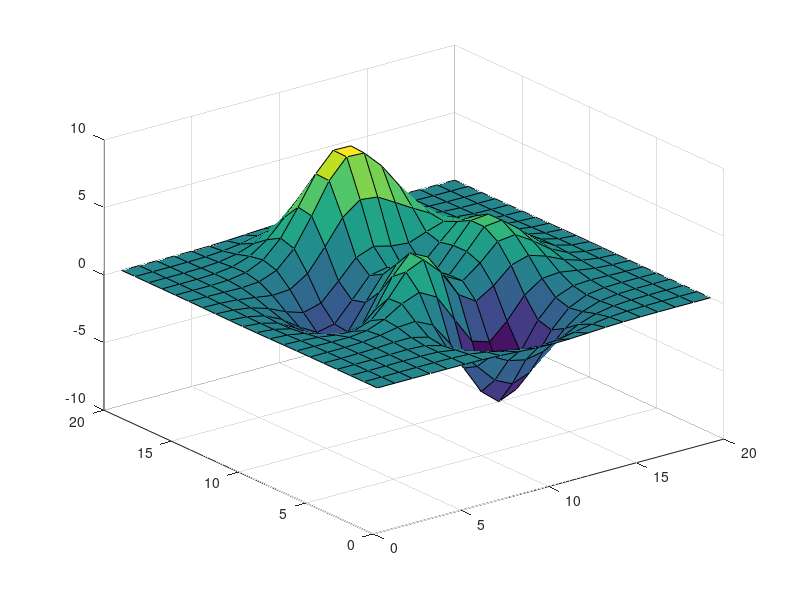

This figure's MATLAB source: (Note: this script raises an error after producing the figure.)
%=============================================================================
% Copyright (c) 2026-present Allan CORNET (Nelson)
%=============================================================================
% This file is part of Nelson.
%=============================================================================
% LICENCE_BLOCK_BEGIN
% SPDX-License-Identifier: LGPL-3.0-or-later
% LICENCE_BLOCK_END
%=============================================================================
% <--ADV-CLI MODE-->
%=============================================================================
close all;
f = figure('Visible', 'off');
surf(peaks(20));
ax = gca();
%=============================================================================
t = camtarget();
asserts.isequal(size(t), [1 3]);
asserts.isequal(camtarget(ax), get(ax, 'CameraTarget'));
%=============================================================================
camtarget(ax, [1 2 3]);
asserts.isequal(camtarget(ax), [1 2 3]);
asserts.isequal(char(get(ax, 'CameraTargetMode')), 'manual');
%=============================================================================
camtarget(ax, 'auto');
asserts.isequal(char(camtarget(ax, 'mode')), 'auto');
%=============================================================================
asserts.checkerror('camtarget(gca(), ''bad'')', 'Value must be ''auto'', ''manual'' or ''mode''.');
%=============================================================================
close all;
%=============================================================================
